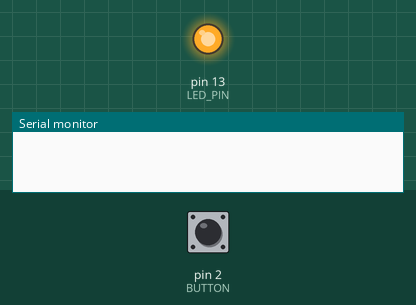
This sketch was run on a simulated Arduino Uno, built with avr-gcc and run on an emulated ATmega328P. On the bench: output pins drawn as LEDs (lit = HIGH), the last lines printed to the serial monitor. Inputs (shaded band) come from the test bench; at power-on: pin 2 (BUTTON) HIGH.

Above: at 1.2 s.
1.3 s: pin 2 (BUTTON) pulled LOW for 0.15 s
At 1.37 s:
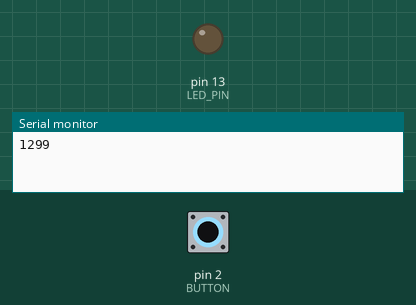
2.9 s: pin 2 (BUTTON) pulled LOW for 3.2 s
At 7.0 s:
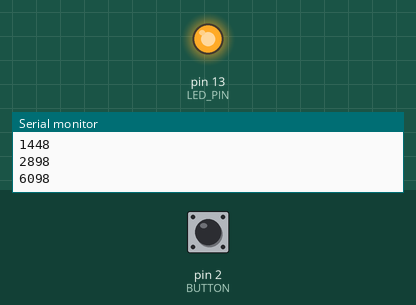
Timing chart, 0 to 8.5 s (numbered marks = the images above; inputs shaded):
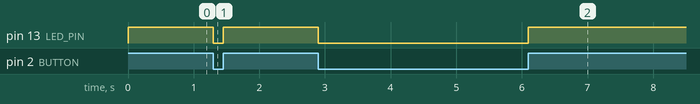

Measured:
- after the input at 1.3 s, pin 13 (LED_PIN): HIGH → LOW at once, → HIGH 0.15 s later
- after the input at 2.9 s, pin 13 (LED_PIN): HIGH → LOW at once, → HIGH 3.2 s later

The sketch:

InterrupEx.ino
```cpp
//! Before Interrupt
// #define LED_PIN 13 // pin for LED
// #define BUTTON 7   // the input pin
// int val;           // stores the state of the input pin
// void setup()
// {
//     pinMode(LED_PIN, OUTPUT);
//     pinMode(BUTTON, INPUT);
//     Serial.begin(115200);
// }
// void loop()
// {
//     val = digitalRead(BUTTON);
//     if (val == LOW) // Pull-Up Register
//         digitalWrite(LED, HIGH);
//     else
//         digitalWrite(LED, LOW);
//     Serial.println(val);
// }

//! Interrupt
#define BUTTON 2   // interruption
#define LED_PIN 13 // pin for LED
volatile byte state = HIGH;
void setup()
{
    Serial.begin(115200);

    pinMode(LED_PIN, OUTPUT);
    pinMode(BUTTON, INPUT_PULLUP);
    attachInterrupt(digitalPinToInterrupt(BUTTON), changeState, CHANGE);
}
void loop()
{
    digitalWrite(LED_PIN, state);
}
void changeState()
{
    Serial.println(millis());
    state = !state;
}
```
